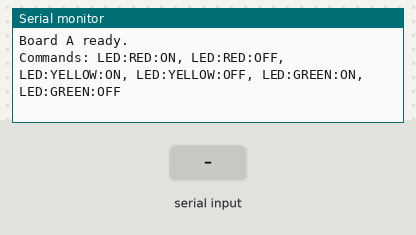
This sketch was run on a simulated ESP32. Shown: the last lines printed to the serial monitor. The test bench sets the inputs (shaded band).

Above: at 2.2 s.
2.3 s: "1\n" received over Serial
At 3.6 s:
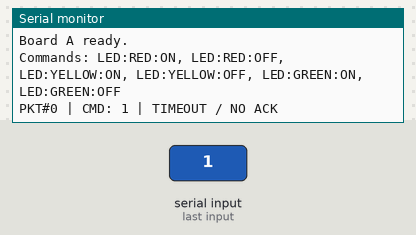
3.9 s: "0\n" received over Serial
At 5.1 s:
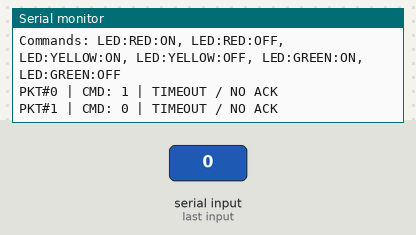

The sketch:

Transmitter_LED_Control.ino
```cpp
#include <WiFi.h>
#include <esp_now.h>

uint8_t boardB_MAC[] = {0x1C, 0xC3, 0xAB, 0xA0, 0x6C, 0xC8};

typedef struct {
  uint32_t packetID;
  char message[32];
} DataPacket;

typedef struct {
  uint32_t ackedID;
} AckPacket;

DataPacket outPacket;
volatile bool ackReceived = false;
volatile uint32_t ackedID = 0;
uint32_t packetCounter = 0;

// Stats
uint32_t totalRTT = 0;
uint32_t packetsSent = 0;
unsigned long statsWindowStart = 0;
uint32_t packetsInWindow = 0;
uint32_t bytesInWindow = 0;

void onDataSent(const wifi_tx_info_t *info, esp_now_send_status_t status) {
  if (status != ESP_NOW_SEND_SUCCESS) {
    Serial.println("Send: FAILED");
  }
}

void onDataRecv(const esp_now_recv_info_t *info, const uint8_t *data, int len) {
  AckPacket ack;
  memcpy(&ack, data, sizeof(ack));
  ackedID = ack.ackedID;
  ackReceived = true;
}

void sendCommand(const char* cmd) {
  outPacket.packetID = packetCounter;
  snprintf(outPacket.message, sizeof(outPacket.message), "%s", cmd);

  ackReceived = false;
  unsigned long sendTime = micros();

  esp_now_send(boardB_MAC, (uint8_t *)&outPacket, sizeof(outPacket));

  // Wait for ACK with timeout of 100ms
  unsigned long timeout = millis();
  while (!ackReceived && (millis() - timeout < 100)) {
    delay(1);
  }

  if (ackReceived && ackedID == packetCounter) {
    unsigned long rtt = micros() - sendTime;
    totalRTT += rtt;
    packetsSent++;
    packetsInWindow++;
    bytesInWindow += sizeof(outPacket);

    Serial.print("PKT#"); Serial.print(packetCounter);
    Serial.print(" | CMD: "); Serial.print(cmd);
    Serial.print(" | RTT: "); Serial.print(rtt); Serial.print(" us");

    // Print stats every second
    if (millis() - statsWindowStart >= 1000) {
      float avgRTT = (float)totalRTT / packetsSent;
      Serial.print(" | Avg RTT: "); Serial.print(avgRTT); Serial.print(" us");
      Serial.print(" | PPS: "); Serial.print(packetsInWindow);
      Serial.print(" | BPS: "); Serial.print(bytesInWindow); Serial.print(" B/s");
      packetsInWindow = 0;
      bytesInWindow = 0;
      statsWindowStart = millis();
    }
    Serial.println();
  } else {
    Serial.print("PKT#"); Serial.print(packetCounter);
    Serial.print(" | CMD: "); Serial.print(cmd);
    Serial.println(" | TIMEOUT / NO ACK");
  }

  packetCounter++;
}

void setup() {
  Serial.begin(115200);
  delay(1000);

  WiFi.mode(WIFI_STA);
  if (esp_now_init() != ESP_OK) {
    Serial.println("ESP-NOW init failed!");
    return;
  }

  esp_now_register_send_cb(onDataSent);
  esp_now_register_recv_cb(onDataRecv);

  esp_now_peer_info_t peerInfo = {};
  memcpy(peerInfo.peer_addr, boardB_MAC, 6);
  peerInfo.channel = 0;
  peerInfo.encrypt = false;
  if (esp_now_add_peer(&peerInfo) != ESP_OK) {
    Serial.println("Failed to add peer!");
    return;
  }

  Serial.println("Board A ready.");
  Serial.println("Commands: LED:RED:ON, LED:RED:OFF, LED:YELLOW:ON, LED:YELLOW:OFF, LED:GREEN:ON, LED:GREEN:OFF");
  statsWindowStart = millis();
}

void loop() {
  // Read command from Serial Monitor
  if (Serial.available()) {
    String input = Serial.readStringUntil('\n');
    input.trim();

    if (input.length() > 0 && input.length() < 32) {
      sendCommand(input.c_str());
    } else if (input.length() >= 32) {
      Serial.println("Command too long! Max 31 characters.");
    }
  }
}
```

Measured:
- after the input at 2.3 s, the serial monitor: prints a new line after 0.10 s (image 1)
- after the input at 3.9 s, the serial monitor: prints a new line after 0.10 s (image 2)
